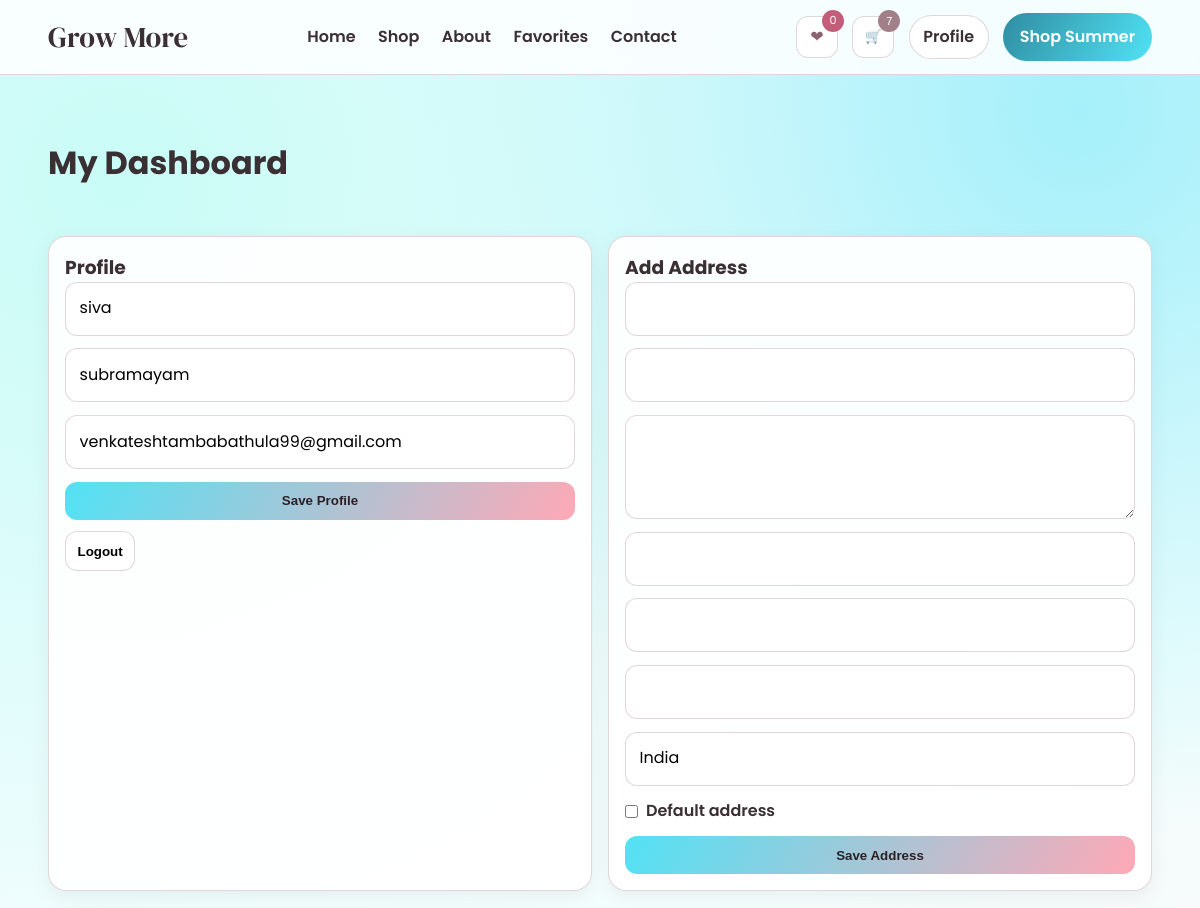
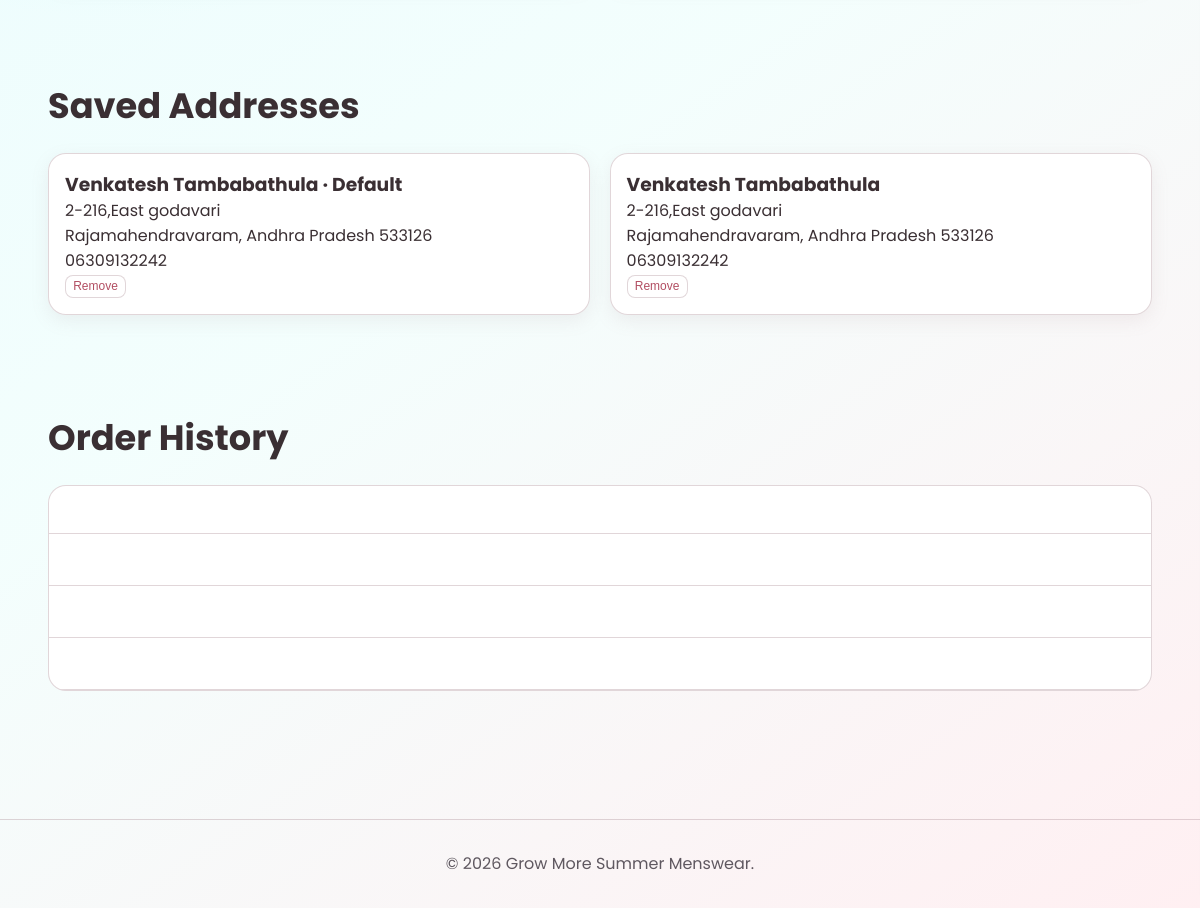
/accounts/profile/ (signed in), run on the app's committed database (2 pictures, top to bottom).
### accounts/models.py (models this page shows, shortened)
class Address(models.Model):
    user = models.ForeignKey(settings.AUTH_USER_MODEL, on_delete=models.CASCADE, related_name="addresses")
    full_name = models.CharField(max_length=120)
    phone = models.CharField(max_length=20)
    address_line = models.TextField()
    city = models.CharField(max_length=80)
    state = models.CharField(max_length=80)
    postal_code = models.CharField(max_length=12)
    country = models.CharField(max_length=80, default="India")
    is_default = models.BooleanField(default=False)
    created_at = models.DateTimeField(auto_now_add=True)
    class Meta:
        ordering = ["-is_default", "-created_at"]

### accounts/views.py (the view)
# urls.py: path("profile/", views.profile, name="profile"),
@login_required
def profile(request):
    profile_form = ProfileForm(request.POST or None, instance=request.user)
    address_form = AddressForm()
    if request.method == "POST" and request.POST.get("form_type") == "profile" and profile_form.is_valid():
        profile_form.save()
        messages.success(request, "Profile updated.")
        return redirect("accounts:profile")
    addresses = request.user.addresses.all()
    orders = request.user.orders.prefetch_related("items").all()[:10]
    return render(
        request,
        "accounts/profile.html",
        {"profile_form": profile_form, "address_form": address_form, "addresses": addresses, "orders": orders},
    )

### accounts/forms.py
class ProfileForm(forms.ModelForm):
    first_name = forms.CharField(required=False)
    last_name = forms.CharField(required=False)
    email = forms.EmailField(required=True)
    class Meta:
        model = User
        fields = ("first_name", "last_name", "email")

class AddressForm(forms.ModelForm):
    class Meta:
        model = Address
        fields = ("full_name", "phone", "address_line", "city", "state", "postal_code", "country", "is_default")
        widgets = {"address_line": forms.Textarea(attrs={"rows": 3})}

### core/context_processors.py (called while the page is built)
def cart(request):
    try:
        current_cart = get_or_create_cart(request)
        return {"cart": current_cart, "cart_count": current_cart.total_quantity}
    except Exception:
        return {"cart": None, "cart_count": 0}

### offers/context_processors.py (called while the page is built)
def active_offer(request):
    offer = active_popup_offer()
    return {
        "active_popup_offer": offer,
        "active_popup_offer_payload": offer_payload(offer),
    }

### offers/services.py (called while the page is built, shortened)
def active_offers():
    now = timezone.now()
    return (
        PromotionalOffer.objects.filter(is_active=True, starts_at__lte=now, ends_at__gte=now)
        .prefetch_related("products", "categories")
        .order_by("display_priority", "-discount_percent")
    )

def active_popup_offer():
    return active_offers().filter(show_on_homepage=True).first()

def offer_payload(offer):
    if not offer:
        return None

### orders/models.py (called while the page is built)
    @property
    def total_quantity(self):
        return sum(item.quantity for item in self.items.all())

### orders/services.py (called while the page is built)
def get_or_create_cart(request):
    if request.user.is_authenticated:
        cart, _ = Cart.objects.get_or_create(user=request.user)
        return cart
    if not request.session.session_key:
        request.session.create()
    cart, _ = Cart.objects.get_or_create(session_key=request.session.session_key, user=None)
    return cart

### templates/accounts/profile.html (shortened to what this page needs)
{% extends "base.html" %}
{% load static %}
{% block content %}
  <main class="container page-hero">
    <h1>My Dashboard</h1>
    <section class="section profile-grid">
      <article class="card form-card">
        <h3>Profile</h3>
        <form method="post" class="form">
          <input type="text" name="first_name" placeholder="First name" value="{{ profile_form.first_name.value|default:'' }}" />
          <input type="text" name="last_name" placeholder="Last name" value="{{ profile_form.last_name.value|default:'' }}" />
          <input type="email" name="email" placeholder="Email" value="{{ profile_form.email.value|default:'' }}" required />
          <button class="submit-btn" type="submit">Save Profile</button>
        </form>
        <form method="post" action="{% url 'accounts:logout' %}" class="logout-form">{% csrf_token %}<button class="ghost-btn" type="submit">Logout</button></form>
      </article>
      <article class="card form-card">
        <h3>Add Address</h3>
        <form method="post" action="{% url 'accounts:add_address' %}" class="form">
          {{ address_form.full_name }}{{ address_form.phone }}{{ address_form.address_line }}{{ address_form.city }}{{ address_form.state }}{{ address_form.postal_code }}{{ address_form.country }}
          <label class="check-line">{{ address_form.is_default }} Default address</label>
          <button class="submit-btn" type="submit">Save Address</button>
        </form>
      </article>
    </section>
    <section class="section">
      <h2>Saved Addresses</h2>
      <div class="grid">
        {% for address in addresses %}
          <article class="info-card">
            <h3>{{ address.full_name }}{% if address.is_default %} · Default{% endif %}</h3>
            <p>{{ address.address_line }}</p><p>{{ address.city }}, {{ address.state }} {{ address.postal_code }}</p><p>{{ address.phone }}</p>
            <form method="post" action="{% url 'accounts:delete_address' address.pk %}">{% csrf_token %}<button class="remove-btn" type="submit">Remove</button></form>
          </article>
        {% empty %}<p class="muted">No saved addresses yet.</p>{% endfor %}
      </div>
    </section>
    <section class="section">
      <h2>Order History</h2>
      <div class="admin-table-wrap">
        <table class="admin-table">
          <thead><tr><th>Order</th><th>Total</th><th>Status</th><th>Date</th><th></th></tr></thead>
          <tbody>
          </tbody>
        </table>
      </div>
    </section>
  </main>
{% endblock %}

### templates/base.html (shortened to what this page needs)
{% load static %}
<!doctype html>
<html lang="en">
  <head>
    <link rel="stylesheet" href="{% static 'css/styles.css' %}" />
  </head>
  <body data-authenticated="{{ request.user.is_authenticated|yesno:'true,false' }}">
    {% block header %}
      <header class="topbar">
        <div class="container nav">
          <a class="logo" href="{% url 'core:home' %}">Grow More</a>
          <ul class="nav-links">
            <li><a href="{% url 'core:home' %}" class="{% if request.resolver_match.url_name == 'home' %}active{% endif %}">Home</a></li>
            <li><a href="{% url 'products:shop' %}" class="{% if request.resolver_match.app_name == 'products' and request.resolver_match.url_name != 'favorites' %}active{% endif %}">Shop</a></li>
            <li><a href="{% url 'core:about' %}" class="{% if request.resolver_match.url_name == 'about' %}active{% endif %}">About</a></li>
            <li><a href="{% url 'products:favorites' %}" class="{% if request.resolver_match.url_name == 'favorites' %}active{% endif %}">Favorites</a></li>
            <li><a href="{% url 'core:contact' %}" class="{% if request.resolver_match.url_name == 'contact' %}active{% endif %}">Contact</a></li>
          </ul>
          <div class="actions">
            <a class="icon-btn fav-nav-btn" href="{% url 'products:favorites' %}">&#10084;<span id="fav-count" class="fav-count">0</span></a>
            <button class="icon-btn" type="button" data-cart-toggle>&#128722;<span id="cart-count">{{ cart_count|default:0 }}</span></button>
            {% if request.user.is_authenticated %}
              <a class="auth-btn" href="{% url 'accounts:profile' %}">Profile</a>
            {% else %}
              <a class="auth-btn" href="{% url 'accounts:login' %}">Login</a>
            {% endif %}
            <a class="cta-btn" href="{% url 'products:shop' %}">Shop Summer</a>
          </div>
        </div>
      </header>
    {% endblock %}
    {% block content %}{% endblock %}
    {% block footer %}
      <footer class="footer"><div class="container">© 2026 Grow More Summer Menswear.</div></footer>
    {% endblock %}
  </body>
</html>

### data on the page
Address: full_name "Venkatesh Tambabathula", is_default "· Default", address_line "2-216,East godavari", city "Rajamahendravaram", state "Andhra Pradesh", postal_code "533126", phone "06309132242"
Address: full_name "Venkatesh Tambabathula", address_line "2-216,East godavari", city "Rajamahendravaram", state "Andhra Pradesh", postal_code "533126", phone "06309132242"

### other printed values
{{ cart_count|default:0 }} "7"
